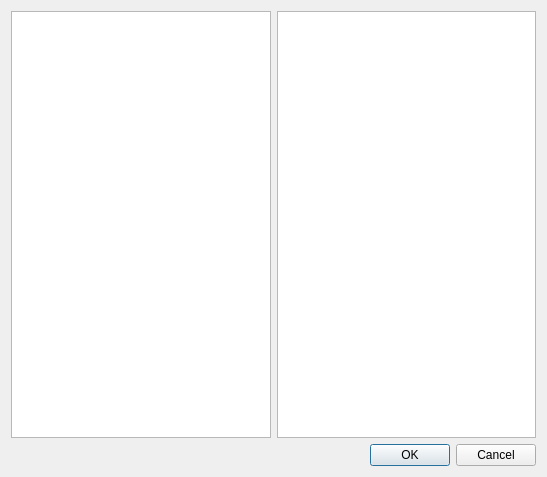
<?xml version="1.0" encoding="UTF-8"?>
<ui version="4.0">
 <class>FontPickerDialog</class>
 <widget class="QDialog" name="FontPickerDialog">
  <property name="geometry">
   <rect>
    <x>0</x>
    <y>0</y>
    <width>547</width>
    <height>477</height>
   </rect>
  </property>
  <property name="windowTitle">
   <string>Pick a font</string>
  </property>
  <layout class="QVBoxLayout" name="verticalLayout_3">
   <item>
    <layout class="QVBoxLayout" name="verticalLayout_2">
     <item>
      <layout class="QHBoxLayout" name="horizontalLayout">
       <item>
        <widget class="QListWidget" name="listFamilies"/>
       </item>
       <item>
        <widget class="QListWidget" name="listFiles"/>
       </item>
      </layout>
     </item>
     <item>
      <layout class="QVBoxLayout" name="verticalLayout"/>
     </item>
     <item>
      <widget class="QDialogButtonBox" name="buttonBox">
       <property name="orientation">
        <enum>Qt::Horizontal</enum>
       </property>
       <property name="standardButtons">
        <set>QDialogButtonBox::Cancel|QDialogButtonBox::Ok</set>
       </property>
      </widget>
     </item>
    </layout>
   </item>
  </layout>
 </widget>
 <resources/>
 <connections>
  <connection>
   <sender>buttonBox</sender>
   <signal>accepted()</signal>
   <receiver>FontPickerDialog</receiver>
   <slot>accept()</slot>
   <hints>
    <hint type="sourcelabel">
     <x>248</x>
     <y>254</y>
    </hint>
    <hint type="destinationlabel">
     <x>157</x>
     <y>274</y>
    </hint>
   </hints>
  </connection>
  <connection>
   <sender>buttonBox</sender>
   <signal>rejected()</signal>
   <receiver>FontPickerDialog</receiver>
   <slot>reject()</slot>
   <hints>
    <hint type="sourcelabel">
     <x>316</x>
     <y>260</y>
    </hint>
    <hint type="destinationlabel">
     <x>286</x>
     <y>274</y>
    </hint>
   </hints>
  </connection>
 </connections>
</ui>
